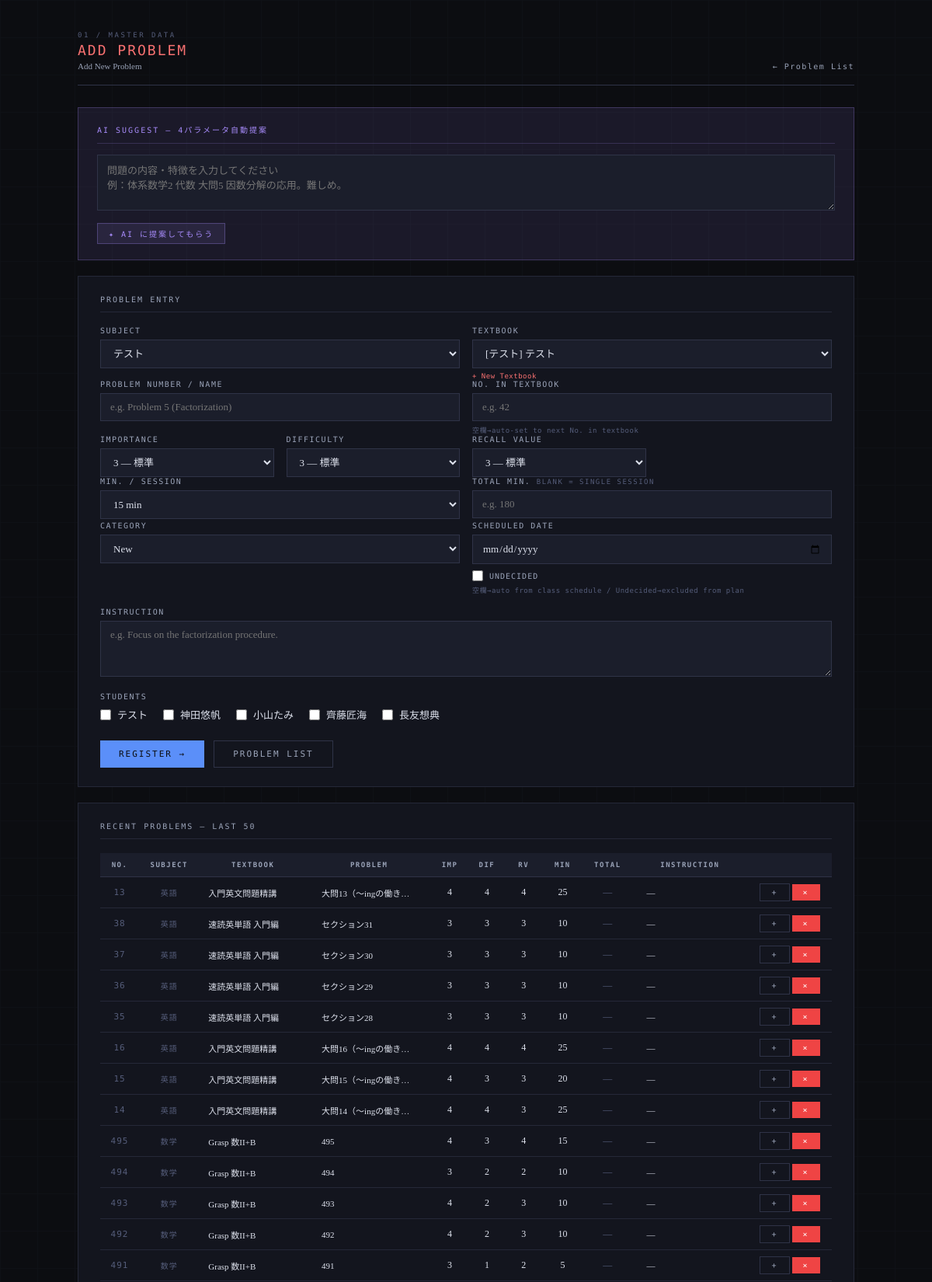
The page /problems (upper part) on the database its author committed.
### tables this page shows
CREATE TABLE students (
            student_id TEXT PRIMARY KEY,
            name TEXT NOT NULL,
            subjects TEXT NOT NULL
        , plan_mode TEXT DEFAULT 'all');

CREATE TABLE problems (
            problem_id INTEGER PRIMARY KEY AUTOINCREMENT,
            subject TEXT NOT NULL,
            textbook TEXT NOT NULL,
            problem_number TEXT NOT NULL,
            importance TEXT NOT NULL,
            type TEXT NOT NULL
        , instruction TEXT, difficulty INTEGER DEFAULT 3, review_value INTEGER DEFAULT 3, estimated_minutes INTEGER DEFAULT 15, textbook_id INTEGER, section_id INTEGER, order_in_textbook INTEGER, total_minutes INTEGER DEFAULT NULL);

### app.py (the view, shortened to what this page needs)
@app.route("/problems", methods=["GET", "POST"])
def problems():
    conn = get_connection()
    c = conn.cursor()
    c.execute("SELECT * FROM students ORDER BY student_id")
    students = c.fetchall()
    c.execute("""
        SELECT p.problem_id, p.subject, p.textbook, p.problem_number,
               p.importance, p.difficulty, p.review_value,
               p.estimated_minutes, p.instruction, p.order_in_textbook
        FROM problems p
        ORDER BY p.problem_id DESC LIMIT 50
    """)
    probs = c.fetchall()
    c.execute("""
        SELECT t.textbook_id, t.name, t.subject,
               s.name as series_name
        FROM textbooks t
        LEFT JOIN series s ON t.series_id = s.series_id
        ORDER BY t.subject, s.name, t.name
    """)
    textbooks_list = c.fetchall()
    c.execute("SELECT DISTINCT subjects FROM students ORDER BY subjects")
    all_subjects = []
    for row in c.fetchall():
        for subj in row["subjects"].split(","):
            s = subj.strip()
            if s and s not in all_subjects:
                all_subjects.append(s)
    all_subjects = sorted(all_subjects)
    conn.close()
    return render_template("problems.html",
                           students=students,
                           problems=probs,
                           textbooks=textbooks_list,
                           all_subjects=all_subjects)

### database.py (called while the page is built)
def get_connection():
    conn = sqlite3.connect(DB_PATH)
    conn.row_factory = sqlite3.Row
    return conn

### templates/problems.html (shortened to what this page needs)
<!DOCTYPE html>
<html lang="ja">
<head>
</head>
<body>
<div class="container">
  <div class="page-header fade-in">
    <div>
      <div class="page-label">01 / Master Data</div>
      <div class="page-title">Add Problem</div>
      <div class="page-title-ja">Add New Problem</div>
    </div>
    <a class="page-header-back" href="/problems/list">Problem List</a>
  </div>
  <div class="ai-box fade-in">
    <div class="ai-box-title">AI Suggest — 4パラメータ自動提案</div>
    <textarea id="ai-input"
      placeholder="問題の内容・特徴を入力してください&#10;例：体系数学2 代数 大問5 因数分解の応用。難しめ。"></textarea>
    <div style="display:flex;gap:12px;align-items:center;margin-top:12px;">
      <button class="btn btn-purple btn-sm" onclick="askAI()">✦ AI に提案してもらう</button>
    </div>
  </div>
  <div class="card fade-in">
    <div class="card-title">Problem Entry</div>
    <form method="POST" id="problem-form">
      <div class="grid-2">
        <div>
          <label>Subject</label>
          <select name="subject" id="f-subject" onchange="filterTextbooks()">
            {% for subj in all_subjects %}
            <option value="{{ subj }}">{{ subj }}</option>
            {% endfor %}
          </select>
        </div>
        <div>
          <label>Textbook</label>
          <select name="textbook_id" id="f-textbook_id">
            {% for t in textbooks %}
            <option value="{{ t.textbook_id }}" data-subject="{{ t.subject }}">
              {% if t.series_name %}[{{ t.series_name }}] {% endif %}{{ t.name }}
            </option>
            {% endfor %}
          </select>
          <p class="hint">
            <a href="/textbooks" style="color:#f87171;">+ New Textbook</a>
          </p>
        </div>
      </div>
      <div class="grid-2" style="margin-top:0;">
        <div>
          <label>Problem Number / Name</label>
          <input type="text" name="problem_number" id="f-problem_number"
            placeholder="e.g. Problem 5 (Factorization)" required>
        </div>
        <div>
          <label>No. in Textbook</label>
          <input type="number" name="order_in_textbook" id="f-order_in_textbook"
            min="1" max="9999" placeholder="e.g. 42">
          <p class="hint">空欄→auto-set to next No. in textbook</p>
        </div>
      </div>
      <div class="grid-4" style="margin-top:0;">
        <div>
          <label>Importance</label>
          <select name="importance" id="f-importance">
            <option value="3" selected>3 — 標準</option>
          </select>
        </div>
        <div>
          <label>Difficulty</label>
          <select name="difficulty" id="f-difficulty">
            <option value="3" selected>3 — 標準</option>
          </select>
        </div>
        <div>
          <label>Recall Value</label>
          <select name="review_value" id="f-review_value">
            <option value="3" selected>3 — 標準</option>
          </select>
        </div>
      </div>
      <div class="grid-2" style="margin-top:0;">
        <div>
          <label>Min. / Session</label>
          <select name="estimated_minutes" id="f-estimated_minutes">
            {% for m in range(5, 125, 5) %}
            <option value="{{ m }}" {% if m == 15 %}selected{% endif %}>{{ m }} min</option>
            {% endfor %}
          </select>
        </div>
        <div>
          <label>Total Min. <span style="color:var(--text-dim);font-size:9px;">blank = single session</span></label>
          <input type="number" name="total_minutes" id="f-total_minutes"
            min="5" max="999" step="5" placeholder="e.g. 180">
        </div>
      </div>
      <div class="grid-2" style="margin-top:0;">
        <div>
          <label>Category</label>
          <select name="category" id="f-category">
            <option value="予習" selected>New</option>
          </select>
        </div>
        <div>
          <label>Scheduled Date</label>
          <input type="date" name="scheduled_date" id="f-scheduled_date">
          <div style="display:flex;align-items:center;gap:8px;margin-top:8px;">
            <input type="checkbox" name="undecided" value="1" id="f-undecided"
              style="accent-color:var(--blue);width:14px;height:14px;"
              onchange="toggleDate(this)">
            <label for="f-undecided" style="font-family:'DM Mono',monospace;font-size:10px;
              letter-spacing:1px;text-transform:uppercase;color:var(--text-muted);
              margin:0;cursor:pointer;">Undecided</label>
          </div>
          <p class="hint">空欄→auto from class schedule / Undecided→excluded from plan</p>
        </div>
      </div>
      <label>Instruction</label>
      <textarea name="instruction" id="f-instruction"
        placeholder="e.g. Focus on the factorization procedure."></textarea>
      <label>Students</label>
      <div class="student-checks">
        {% for s in students %}
        <label>
          <input type="checkbox" name="student_ids" value="{{ s.student_id }}">
          {{ s.name }}
        </label>
        {% endfor %}
      </div>
      <div style="margin-top:24px;display:flex;gap:12px;">
        <button type="submit" class="btn btn-primary">Register →</button>
        <a href="/problems/list" class="btn btn-ghost">Problem List</a>
      </div>
    </form>
  </div>
  <div class="card fade-in">
    <div class="card-title">Recent Problems — Last 50</div>
    <div style="overflow-x:auto;">
    <table class="data-table">
      <thead>
        <tr>
          <th>No.</th><th>Subject</th><th>Textbook</th><th>Problem</th>
          <th>Imp</th><th>Dif</th><th>RV</th><th>Min</th><th>Total</th><th>Instruction</th><th></th>
        </tr>
      </thead>
      <tbody>
      {% for p in problems %}
      <tr id="row-{{ p.problem_id }}">
        <td class="meta-text" style="font-family:'DM Mono',monospace;font-size:11px;">
          {{ p.order_in_textbook or '—' }}
        </td>
        <td class="meta-text">{{ p.subject }}</td>
        <td class="left" style="max-width:130px;overflow:hidden;text-overflow:ellipsis;white-space:nowrap;font-size:11px;">
          {{ p.textbook }}
        </td>
        <td class="editable-cell left" data-problem="{{ p.problem_id }}" data-field="problem_number"
          style="max-width:150px;">
          <span class="editable" ondblclick="startTextLineEdit(this)"
            style="font-size:11px;display:block;overflow:hidden;text-overflow:ellipsis;white-space:nowrap;max-width:150px;">
            {{ p.problem_number }}
          </span>
        </td>
        <td class="editable-cell" data-problem="{{ p.problem_id }}" data-field="importance">
          <span class="editable" ondblclick="startNumEdit(this)">{{ p.importance }}</span>
        </td>
        <td class="editable-cell" data-problem="{{ p.problem_id }}" data-field="difficulty">
          <span class="editable" ondblclick="startNumEdit(this)">{{ p.difficulty }}</span>
        </td>
        <td class="editable-cell" data-problem="{{ p.problem_id }}" data-field="review_value">
          <span class="editable" ondblclick="startNumEdit(this)">{{ p.review_value }}</span>
        </td>
        <td class="editable-cell" data-problem="{{ p.problem_id }}" data-field="estimated_minutes">
          <span class="editable" ondblclick="startNumEdit(this, 5, 120, 5)">{{ p.estimated_minutes }}</span>
        </td>
        <td class="editable-cell" data-problem="{{ p.problem_id }}" data-field="total_minutes"><span class="editable" ondblclick="startNumEdit(this, 5, 999, 5)" style="color:var(--text-dim);">{{ p.total_minutes if p.total_minutes else '—' }}</span></td>
        <td class="editable-cell left" data-problem="{{ p.problem_id }}" data-field="instruction"
          style="max-width:140px;">
          <span class="editable" ondblclick="startTextAreaEdit(this)"
            style="font-size:11px;display:block;overflow:hidden;text-overflow:ellipsis;white-space:nowrap;max-width:140px;">
            {{ p.instruction or '—' }}
          </span>
        </td>
        <td>
          <button class="btn btn-ghost btn-sm"
            onclick="showAddAssignment({{ p.problem_id }})"
            title="Add to assignments">+</button>
          <button class="btn btn-danger btn-sm"
            onclick="deleteProblem({{ p.problem_id }}, this)">×</button>
        </td>
      </tr>
      {% endfor %}
      </tbody>
    </table>
    </div>
  </div>
</div>
</body>
</html>

### rows shown on the page
students: name "テスト"
students: name "神田悠帆"
students: name "小山たみ"
students: name "齊藤匠海"
students: name "長友想典"
problems: order_in_textbook "13", subject "英語", textbook "入門英文問題精講", problem_number "大問13（〜ingの働き…", importance "4", difficulty "4", review_value "4", estimated_minutes "25", total_minutes "—", instruction "—"
problems: order_in_textbook "38", subject "英語", textbook "速読英単語 入門編", problem_number "セクション31", importance "3", difficulty "3", review_value "3", estimated_minutes "10", total_minutes "—", instruction "—"
problems: order_in_textbook "37", subject "英語", textbook "速読英単語 入門編", problem_number "セクション30", importance "3", difficulty "3", review_value "3", estimated_minutes "10", total_minutes "—", instruction "—"
problems: order_in_textbook "36", subject "英語", textbook "速読英単語 入門編", problem_number "セクション29", importance "3", difficulty "3", review_value "3", estimated_minutes "10", total_minutes "—", instruction "—"
problems: order_in_textbook "35", subject "英語", textbook "速読英単語 入門編", problem_number "セクション28", importance "3", difficulty "3", review_value "3", estimated_minutes "10", total_minutes "—", instruction "—"
problems: order_in_textbook "16", subject "英語", textbook "入門英文問題精講", problem_number "大問16（〜ingの働き…", importance "4", difficulty "4", review_value "4", estimated_minutes "25", total_minutes "—", instruction "—"
problems: order_in_textbook "15", subject "英語", textbook "入門英文問題精講", problem_number "大問15（〜ingの働き…", importance "4", difficulty "3", review_value "3", estimated_minutes "20", total_minutes "—", instruction "—"
problems: order_in_textbook "14", subject "英語", textbook "入門英文問題精講", problem_number "大問14（〜ingの働き…", importance "4", difficulty "4", review_value "3", estimated_minutes "25", total_minutes "—", instruction "—"
problems: order_in_textbook "495", subject "数学", textbook "Grasp 数II+B", problem_number "495", importance "4", difficulty "3", review_value "4", estimated_minutes "15", total_minutes "—", instruction "—"
problems: order_in_textbook "494", subject "数学", textbook "Grasp 数II+B", problem_number "494", importance "3", difficulty "2", review_value "2", estimated_minutes "10", total_minutes "—", instruction "—"
problems: order_in_textbook "493", subject "数学", textbook "Grasp 数II+B", problem_number "493", importance "4", difficulty "2", review_value "3", estimated_minutes "10", total_minutes "—", instruction "—"
problems: order_in_textbook "492", subject "数学", textbook "Grasp 数II+B", problem_number "492", importance "4", difficulty "2", review_value "3", estimated_minutes "10", total_minutes "—", instruction "—"
problems: order_in_textbook "491", subject "数学", textbook "Grasp 数II+B", problem_number "491", importance "3", difficulty "1", review_value "2", estimated_minutes "5", total_minutes "—", instruction "—"

### other values the page prints
form field subject "テスト"
form field estimated_minutes "15 min"
